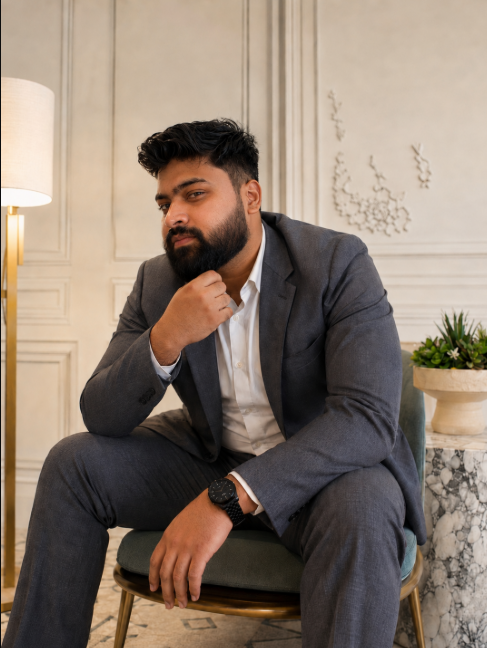
#> input picture assets/photo.jpg, 487 x 648 px, found by its file name
$ python make_ascii_svg.py path/to/photo.jpg -o avi-ascii.svg
#> lines starting #> are read from the running program, lines starting #| are printed output that depends on the picture
#!/usr/bin/env python3
"""
make_ascii_svg.py

Converts a photo into a monochrome ASCII-art portrait rendered as an SVG,
matching the "terminal portrait" style used in the reference README.

Usage:
    python scripts/make_ascii_svg.py path/to/photo.jpg -o avi-ascii.svg

Options:
    -o, --output      output SVG path (default: ascii-portrait.svg)
    -w, --width       number of ASCII columns (default: 90)
    --bg              background color (default: #0d1117, GitHub dark bg)
    --fg              foreground/text color (default: #58a6ff)
    --invert          invert brightness mapping (use for light photos on dark bg)
"""

import argparse
import sys

from PIL import Image

# Characters ordered from "dense/dark" to "sparse/light"
RAMP = "@%#*+=-:. "

# A monospace character is taller than it is wide; this factor corrects
# the aspect ratio so the ASCII portrait isn't squished vertically.
CHAR_ASPECT = 0.55


def image_to_ascii(img: Image.Image, width: int, invert: bool) -> list[str]:
    img = img.convert("L")  # grayscale
    orig_w, orig_h = img.size
    height = int(orig_h / orig_w * width * CHAR_ASPECT)
    img = img.resize((width, height))

    pixels = img.getdata()
    ramp = RAMP[::-1] if invert else RAMP
    chars = [ramp[pixel * (len(ramp) - 1) // 255] for pixel in pixels]

    lines = []
    for row in range(height):
        lines.append("".join(chars[row * width:(row + 1) * width]))
    return lines


def escape_xml(s: str) -> str:
    return (
        s.replace("&", "&amp;")
        .replace("<", "&lt;")
        .replace(">", "&gt;")
    )


def render_svg(lines: list[str], bg: str, fg: str) -> str:
    char_w = 8.5
    char_h = char_w / CHAR_ASPECT * CHAR_ASPECT * 1.0  # visual line height
    line_h = 15
    font_size = 14
    pad = 20

    width = int(max(len(l) for l in lines) * char_w + pad * 2)
    height = int(len(lines) * line_h + pad * 2)

    svg_lines = [
        f'<svg xmlns="http://www.w3.org/2000/svg" viewBox="0 0 {width} {height}" '
        f'width="{width}" height="{height}" font-family="Consolas, Menlo, monospace">',
        f'<rect width="100%" height="100%" fill="{bg}" rx="12"/>',
        f'<style>.a{{fill:{fg};font-size:{font_size}px;white-space:pre;}}</style>',
    ]

    for i, line in enumerate(lines):
        y = pad + (i + 1) * line_h - 4
        svg_lines.append(
            f'<text x="{pad}" y="{y}" class="a" xml:space="preserve">{escape_xml(line)}</text>'
        )

    svg_lines.append("</svg>")
    return "\n".join(svg_lines)


def main():
    parser = argparse.ArgumentParser(description=__doc__, formatter_class=argparse.RawDescriptionHelpFormatter)
    parser.add_argument("photo", help="Path to input photo")
    parser.add_argument("-o", "--output", default="ascii-portrait.svg")
    parser.add_argument("-w", "--width", type=int, default=90)
    parser.add_argument("--bg", default="#0d1117")
    parser.add_argument("--fg", default="#58a6ff")
    parser.add_argument("--invert", action="store_true")
    args = parser.parse_args()

    try:
        img = Image.open(args.photo)
#> img is the input picture: PIL image 487x648 RGBA; mean R, G, B, A 139.9, 124.1, 110.9, 255
    except FileNotFoundError:
        print(f"Photo not found: {args.photo}", file=sys.stderr)
        sys.exit(1)

    lines = image_to_ascii(img, args.width, args.invert)
#> in image_to_ascii, `img = img.convert("L")`:
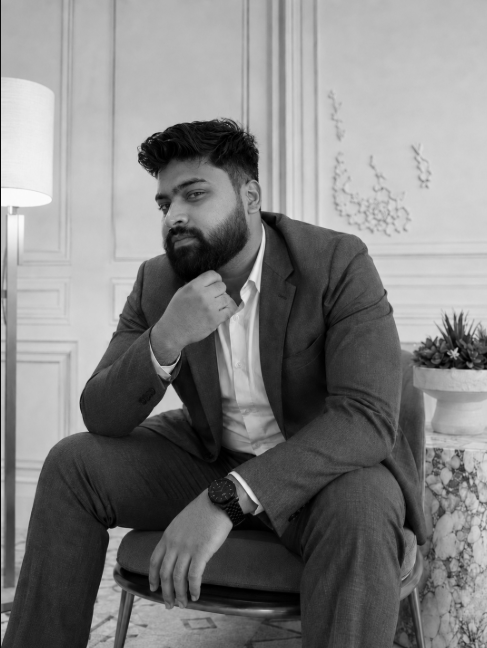
#> img: PIL image 487x648 L; min 0, max 250, mean 127.3
#> in image_to_ascii, `img = img.resize((width, height))`:
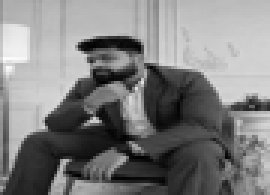
#> img: PIL image 90x65 L (shown 3 times larger); min 0, max 252, mean 127.4
#> in image_to_ascii, `chars = [ramp[pixel * (len(ramp) - 1) // 255] for pixel in pixels]`: chars = 5850 items, first 6: '=', '-', '-', '-', '-', '-'
#> after the loop in image_to_ascii, `for row in range(height):`: lines = 65 items
#> lines = 65 items
    svg = render_svg(lines, args.bg, args.fg)
#> in render_svg, `width = int(max(len(l) for l in lines) * char_w + pad * 2)`: width = 805
#> in render_svg, `height = int(len(lines) * line_h + pad * 2)`: height = 1015
#> the loop in render_svg, `for i, line in enumerate(lines):` made 65 passes
#> y on passes 1 to 12: 31, 46, 61, 76, 91, 106, 121, 136, 151, 166, 181, 196
#> after the loop in render_svg, `for i, line in enumerate(lines):`: svg_lines = 68 items

    with open(args.output, "w") as f:
        f.write(svg)

    print(f"Wrote {args.output} ({args.width} cols x {len(lines)} rows)")
#| Wrote avi-ascii.svg (90 cols x 65 rows)


if __name__ == "__main__":
    main()
